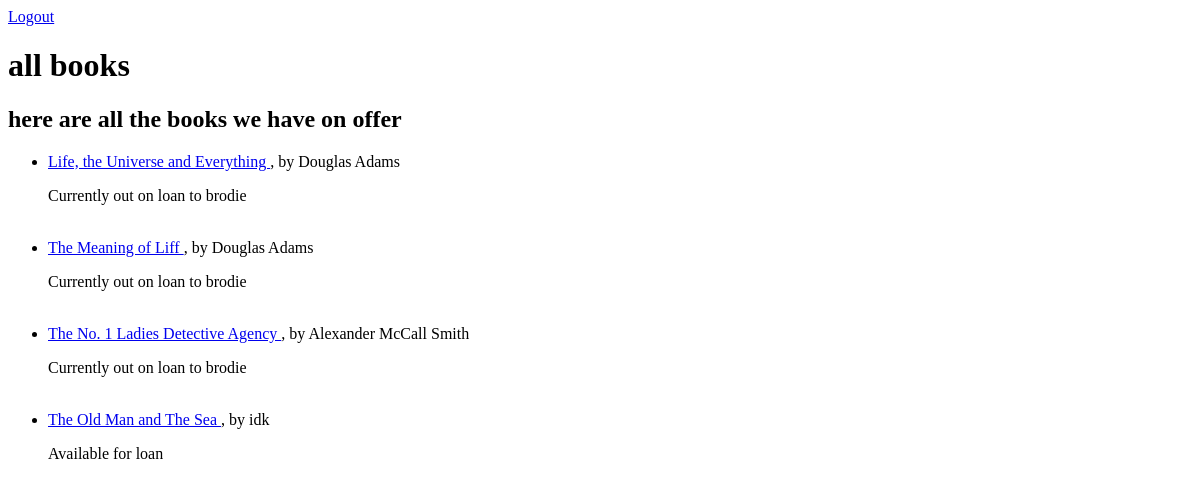
Before: /library/showall/ (signed in) with the older database file.
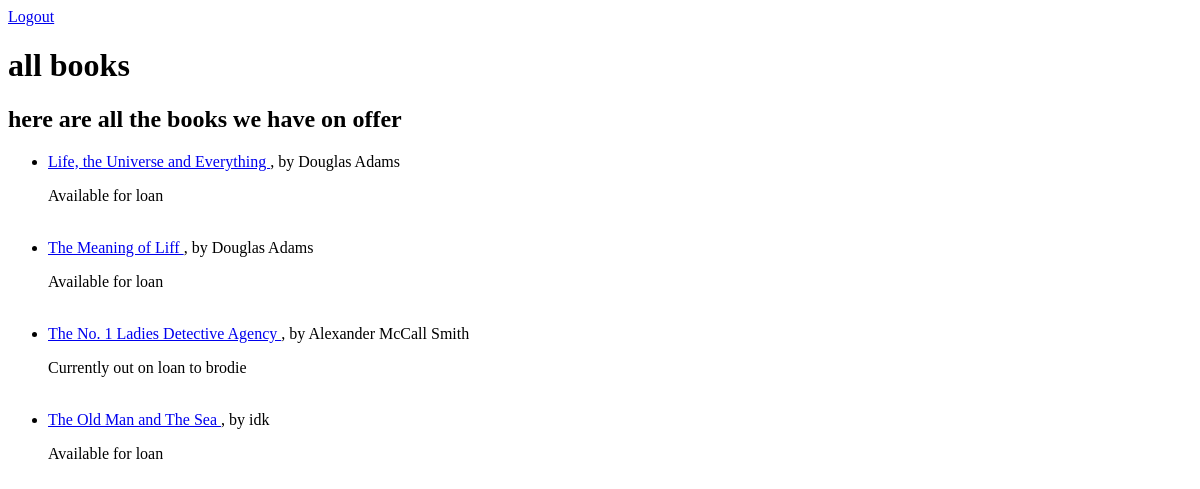
After: the same page with the newer database file.
### library/models.py (models this page shows)
class Book(models.Model):
    id = models.IntegerField(primary_key=True)
    title = models.CharField(max_length=100)
    author = models.CharField(max_length=100)
    borrower = models.ForeignKey(User, null=True, on_delete=models.SET_NULL)

### library/views.py (the view)
# urls.py: path('showall/', views.show, name='books-show'),
@login_required
def show(req):
    context = { 'books' : Book.objects.all() }
    return render(req, 'library/all-books.html',context)

### library/templates/library/all-books.html (shortened to what this page needs)
<!DOCTYPE html>
<html lang="en">
<head>
</head>
<body>
    <nav>
        {% if user.is_authenticated %}
            <a href="{% url 'logout' %}">Logout</a>
        {% else %}
            <a href="{% url 'login' %}">Login</a>
            <a href="{% url 'signup' %}">Signup</a>
        {% endif %}
    </nav>
    <h1>all books</h1>
    <h2>here are all the books we have on offer</h2>
    <ul>
        {% for book in books %}
        <li><a href="{%url 'books-showbyid' book.id%}">
            {{book.title}}
        </a>
        , by {{book.author}}</li>
        {% if not book.borrower %}
        <p>Available for loan</p>
        {% else %}
        <p>Currently out on loan to {{book.borrower}}</p>
        {% endif %}
        <br>
        {% endfor %}
    </ul>
</body>
</html>

Changed rows visible on the page:
changed Book "Life, the Universe and Everything": borrower "brodie" → (not shown); borrower_id "Currently out on loan to" → "Available for loan"
changed Book "The Meaning of Liff": borrower "brodie" → (not shown); borrower_id "Currently out on loan to" → "Available for loan"
